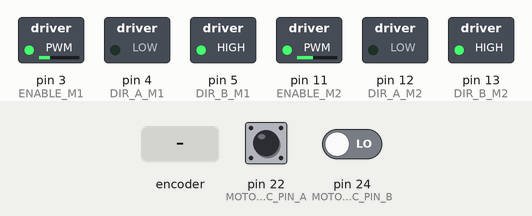
Simulated run of this sketch. Board: Arduino Mega 2560, built with avr-gcc and run on an emulated ATmega2560. Parts: switched loads named in the sketch (green lamp = pin HIGH). Inputs (shaded band) come from the test bench; at power-on: pin 22 (MOTOR_ENC_PIN_A) HIGH, pin 24 (MOTOR_ENC_PIN_B) LOW. What the sketch prints to the serial monitor is not drawn.

Above: at 1.2 s.
1.3 s: rotary encoder on pin 22 (MOTOR_ENC_PIN_A) / pin 24 (MOTOR_ENC_PIN_B) turned 1 step (first pin leading)
3.0 s: rotary encoder on pin 22 (MOTOR_ENC_PIN_A) / pin 24 (MOTOR_ENC_PIN_B) turned 3 steps (first pin leading)
Timing chart, 0 to 6.0 s (numbered marks = the images above; inputs shaded):
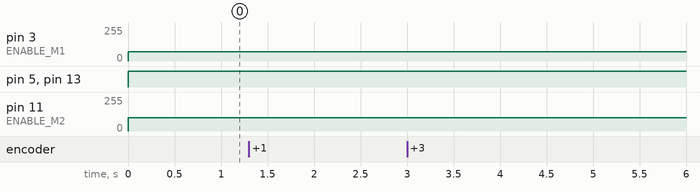

Measured:
- after the input at 1.3 s, every drawn part: stays the same
- after the input at 3.0 s, every drawn part: stays the same

The sketch:

motor_encoder.ino
```cpp
#define MOTOR_ENC_PIN_A   22 // DIGITAL
#define MOTOR_ENC_PIN_B   24 // DIGITAL

// POWER CONNECTED TO 5V
// GND JUST CONNECTED TO GROUND

#define ENABLE_M1 3
#define DIR_A_M1 4
#define DIR_B_M1 5

#define ENABLE_M2 11
#define DIR_A_M2 12

#define DIR_B_M2 13

int last_enc_val_A, last_enc_val_B, enc_val_A, enc_val_B;
int curr_count;

// CCW:  0, 1, 3, 2
//      00, 01, 11, 10, ...
// CW: 0, 2, 3, 1
//      00, 10, 11, 01, ...

// 45 counts is approximately equal to 360 degrees

#define ONE_TURN_COUNT_VAL  45
#define MAX_MIN_COUNT       20

const int min_fwd_speed = 100; //220
const int min_turn_speed = 210;
int speed;
int curr_dir = 1;
// 1: Forward, 0: Backward

void setup() {
  Serial.begin(9600);
  pinMode(MOTOR_ENC_PIN_A, INPUT);
  pinMode(MOTOR_ENC_PIN_B, INPUT);
  last_enc_val_A = digitalRead(MOTOR_ENC_PIN_A);
  last_enc_val_B = digitalRead(MOTOR_ENC_PIN_B);
  curr_count = 0;

  pinMode(DIR_A_M1, OUTPUT);
  pinMode(DIR_B_M1, OUTPUT);

  pinMode(DIR_A_M2, OUTPUT);
  pinMode(DIR_B_M2, OUTPUT);

  speed = min_fwd_speed;
}

void loop() {
  analogWrite(ENABLE_M1, 70); // From 0 - 255?
  analogWrite(ENABLE_M2, speed); // From 0 - 255?

  if (curr_dir == 1) {
    if (curr_count < MAX_MIN_COUNT) {
      // Keep going forwards
      // Serial.println("KEEP GOING FORWARDS");
      digitalWrite(DIR_A_M1, LOW);
      digitalWrite(DIR_A_M2, LOW);
      digitalWrite(DIR_B_M1, HIGH);
      digitalWrite(DIR_B_M2, HIGH);
    } else {
      // Go backwards now
      // Serial.println("GO BACKWARDS NOW");
      digitalWrite(DIR_A_M1, HIGH);
      digitalWrite(DIR_A_M2, HIGH);
      digitalWrite(DIR_B_M1, LOW);
      digitalWrite(DIR_B_M2, LOW);
      curr_dir = 0;
    }
  } else {
    if (curr_count > -MAX_MIN_COUNT) {
      // Keep going backwards
      // Serial.println("KEEP GOING BACKWARDS");
      digitalWrite(DIR_A_M1, HIGH);
      digitalWrite(DIR_A_M2, HIGH);
      digitalWrite(DIR_B_M1, LOW);
      digitalWrite(DIR_B_M2, LOW);
    } else {
      // Go forwards now
      // Serial.println("GO FORWARDS NOW");
      digitalWrite(DIR_A_M1, LOW);
      digitalWrite(DIR_A_M2, LOW);
      digitalWrite(DIR_B_M1, HIGH);
      digitalWrite(DIR_B_M2, HIGH);
      curr_dir = 1;
    }
  }

  int diff_enc_val_A, diff_enc_val_B;

  enc_val_A = digitalRead(MOTOR_ENC_PIN_A);
  enc_val_B = digitalRead(MOTOR_ENC_PIN_B);

  diff_enc_val_A = enc_val_A - last_enc_val_A;
  diff_enc_val_B = enc_val_B - last_enc_val_B;

  // CCW:  0, 1, 3, 2
  //      00, 01, 11, 10, ...
  // CW: 0, 2, 3, 1
  //      00, 10, 11, 01, ...

  if (abs(diff_enc_val_A) == 1 || abs(diff_enc_val_B) == 1) {
    // If one of the pin values changed, need to evaluate change...
    if (diff_enc_val_A == 1) {
      // Pin A value switched from low to high
      if (enc_val_B == 1) {
        // Going CCW, increment the count
        Serial.print("CCW");
        curr_count++;
      } else {
        // Going CW, decrement the count
        Serial.print("CW");
        curr_count--;
      }
    } else if (diff_enc_val_A == -1) {
      // Pin A value switched from high to low
      if (enc_val_B == 0) {
        // Going CCW, increment the count
        Serial.print("CCW");
        curr_count++;
      } else {
        // Going CW, decrement the count
        Serial.print("CW");
        curr_count--;
      }
    } else if (diff_enc_val_B == 1) {
      // Pin B value switched from low to high
      if (enc_val_A == 0) {
        // Going CCW, increment the count
        Serial.print("CCW");
        curr_count++;
      } else {
        // Going CW, decrement the count
        Serial.print("CW");
        curr_count--;
      }
    } else {
      // Pin B value switched from high to low
      if (enc_val_A == 1) {
        // Going CCW, increment the count
        Serial.print("CCW");
        curr_count++;
      } else {
        // Going CW, decrement the count
        Serial.print("CW");
        curr_count--;
      }
    }
  }

  Serial.print("\t");
  Serial.print(enc_val_A);
  Serial.print(enc_val_B);
  Serial.print("\t");
  Serial.print(curr_count);
  Serial.print("\t");
  Serial.println(curr_count*360/ONE_TURN_COUNT_VAL);

  last_enc_val_A = enc_val_A;
  last_enc_val_B = enc_val_B;
}
```
